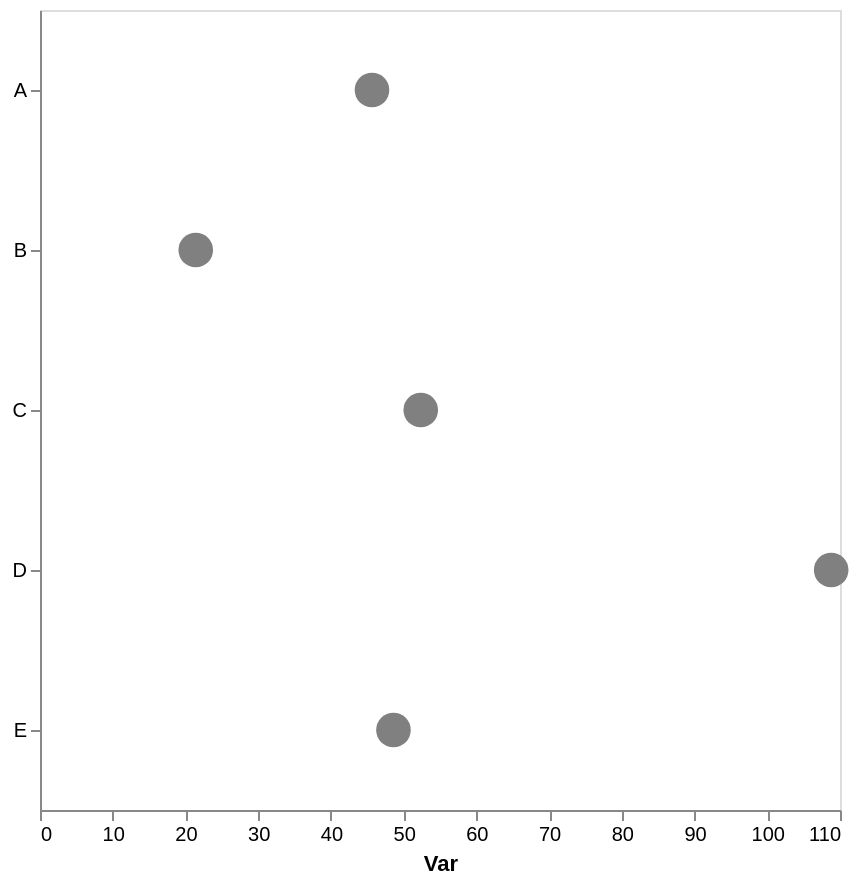

Here is the Vega-Lite specification saved for this chart:
### Vega-Lite specification from a JSON file in a GitHub repository (floating-point values rounded to 4 significant figures)
{"config": {"view": {"continuousWidth": 300, "continuousHeight": 300}, "axis": {"grid": false}, "bar": {"color": "gray"}}, "data": {"name": "data-516a59ffd633c2b2c5e701522b0249a3"}, "mark": {"type": "point", "color": "gray", "filled": true, "size": 300}, "encoding": {"x": {"aggregate": "mean", "axis": {"title": "Var"}, "field": "var1", "type": "quantitative"}, "y": {"axis": {"title": null}, "field": "cat", "type": "nominal"}}, "height": 400, "width": 400, "$schema": "https://vega.github.io/schema/vega-lite/v5.17.0.json", "datasets": {"data-516a59ffd633c2b2c5e701522b0249a3": [{"cat": "C", "var1": 45.55, "var2": 48.2}, {"cat": "A", "var1": 52.0, "var2": 54.02}, {"cat": "C", "var1": 59.16, "var2": 44.49}, {"cat": "A", "var1": 41.33, "var2": 60.58}, {"cat": "D", "var1": 122.7, "var2": 59.44}, {"cat": "A", "var1": 43.61, "var2": 38.39}, {"cat": "B", "var1": 25.7, "var2": 32.09}, {"cat": "D", "var1": 68.78, "var2": 42.58}, {"cat": "E", "var1": 48.6, "var2": 66.37}, {"cat": "B", "var1": 17.14, "var2": 53.51}, {"cat": "D", "var1": 102.9, "var2": 41.88}, {"cat": "D", "var1": 140.8, "var2": 49.21}]}}
